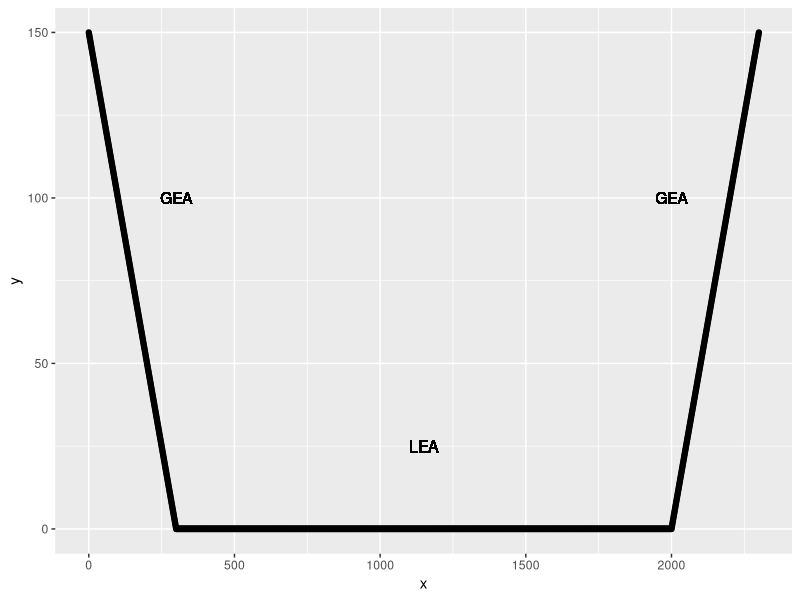

Generate this figure with R: (Note: this script raises an error after producing the figure.)
## ---- chunk 1
knitr::opts_chunk$set(
  collapse = TRUE,
  comment = "#>"
)
## ---- chunk 2
library(ggplot2)
sim_groove <- function(beta = c(-0.5,0.5), a = 300)
{
  x <- seq(from = 0, to = 2300, by = 1)
  med <- median(x)
  y <- 1*(x <= a)*(beta[1]*(x - med) - beta[1]*(a - med)) + 
    1*(x >= 2300 - a)*(beta[2]*(x - med) - beta[2]*(2300 - a - med))
  return(data.frame("x" = x, "y" = y))
}

d <- sim_groove()
ggplot(data = d) +
  geom_point(aes(x = x, y = y)) +
  geom_text(mapping = aes(x = 300, y = 100, label = "GEA")) + 
  geom_text(mapping = aes(x = 2000, y = 100, label = "GEA")) +
  geom_text(mapping = aes(x = 2300/2, y = 25, label = "LEA"))

## ---- chunk 3

# set the minimum y-value to zero
check_min <- min(raw_data$value[!is.na(raw_data$value)])
raw_data <- dplyr::mutate(raw_data, value_std = value - check_min)

# remove global structure
rlo_fit <- robust_loess_fit(cc = raw_data, iter = 20)
raw_data$rlo_pred <- predict(rlo_fit, newdata = raw_data)
raw_data$rlo_resid <- raw_data$value_std - raw_data$rlo_pred

# define new data frame without the global structure
data <- data.frame("x" = raw_data$x, "y" = raw_data$rlo_resid)

# plot the new data
ggplot(data = data) +
  geom_point(aes(x = x, y = y)) +
  theme_bw()
## ---- chunk 4
# make range of x data equal to the range of non NA points and scale the y-values
d <- data.frame("x" = data$x, "y" = scale(data$y))
max_x_notNA <- max(d$x[!is.na(d$y)])
min_x_notNA <- min(d$x[!is.na(d$y)])
d <- d[d$x >= min_x_notNA & d$x <= max_x_notNA,]
## ---- chunk 5
# subset data
temp_d <- d[seq(from = 1, to = nrow(d),by = 20),]

# remove missing data
temp_d <- temp_d[complete.cases(temp_d),]

# estimate the MLE's 
mles <- mlgp(y = temp_d$y, x = temp_d$x)

# name MLE's impute_par
impute_par <- exp(mles$par)
impute_par
## ---- chunk 6
full_data <- myimpute(y = d$y, x = d$x, sigma = impute_par[1], l = impute_par[2])
head(full_data)

ggplot(data = full_data) +
  geom_point(aes(x = x, y = y)) +
  theme_bw()
## ---- chunk 7
# log pdf of a normal distribution with the type of covariance matrix described in the model
lognormal_ou_pdf <- function(x, mu, sigma, l)
  {
    n <- length(x)
    rho <- exp(-1/l)

    return(-n/2 * log(2 * pi) - n * log(sigma) - ((n - 1)/2) * log(1 - rho^2)
           - 1/2 * 1/(sigma^2 * (1 - rho^2)) * ((x[1] - mu[1])^2 + (x[n] - mu[n])^2 + (1 + rho^2) * sum((x[2:(n-1)] - mu[2:(n-1)])^2)
                                                - 2 * rho * sum((x[1:(n-1)] - mu[1:(n-1)]) * (x[2:n] - mu[2:n]))))
}

# define starting values 
start.vals <- list("sigma" = c(1), "l" = c(10))

# proposal variance for the MH step
prop_var <- diag(c(1/2,1/2))

# run the RWMH sampler for the zero changepoint model
m0cp <- cp0_gibbs(data = full_data, iter = 5000, start.vals = start.vals, prop_var = prop_var, warmup = 500, verbose = FALSE)

# print maximum value of the (conditional) log posterior up to the normalizing constant
max(m0cp$lpost)
## ---- chunk 8

# define starting values for the changepoints
cp_start_left <- min(full_data$x) + 30
cp_start_right <- max(full_data$x) - 30
   
# define list of starting values for both the left and right changepoint models 
start.vals <- list("left" = list("sigma" = c(1,1), 
                                 "l" = c(10,10), 
                                 "cp" = c(cp_start_left), 
                                 "beta" = c(-1), 
                                 "intercept" = c(0)),
                    "right" = list("sigma" = c(1,1), 
                                   "l" = c(10,10), 
                                   "cp" = c(cp_start_right), 
                                   "beta" = c(1), 
                                   "intercept" = c(0)))

# list of starting values for each of the two MH steps (not sampling the changepoint) for both the left and right changepoint models 
prop_var <- list("left" = list(diag(c(1/2,1/2,1/2,1/2)), 
                               diag(c(1/2,1/2))),
                 "right" = list(diag(c(1/2,1/2)), 
                                diag(c(1/2,1/2,1/2, 1/2))))

# define the proposal variance for the RWMH step sampling the changepoint
cp_prop_var <- 10^2

# run Gibbs MCMC for the left GEA model 
m1cp_left <- cp1_gibbs_left(data = full_data, iter = 5000, warmup = 500, 
                            start.vals = start.vals$left, 
                            prop_var = prop_var$left, 
                            cp_prop_var = cp_prop_var, 
                            verbose = FALSE, tol_edge = 20)

# run Gibbs MCMC for the right GEA model
m1cp_right <- cp1_gibbs_right(data = full_data, iter = 5000, warmup = 500, 
                              start.vals = start.vals$right, 
                              prop_var = prop_var$right, 
                              cp_prop_var = cp_prop_var, 
                              verbose = FALSE, tol_edge = 20)

# Find MAP estimates under both models of the changepoint location 
map_cp1_left <- as.numeric(m1cp_left$parameters$cp)[which.max(m1cp_left$lpost)]
map_cp1_right <- as.numeric(m1cp_right$parameters$cp)[which.max(m1cp_right$lpost)]

# print maximum value of (conditional) log posterior up to a normalizing constant
max(m1cp_left$lpost)
max(m1cp_right$lpost)

# Plot the data and the changepoint MAPs
ggplot(data = full_data) +
  geom_point(aes(x = x, y = y)) + 
  geom_vline(aes(xintercept = map_cp1_left)) +
  geom_vline(aes(xintercept = map_cp1_right)) +
  theme_bw()

## ---- chunk 9

# run both Gibbs MCMC algorithms for each of the single changepoint model
m1cp <- cp1_gibbs_v2(data = full_data, iter = 5000, 
                     start.vals.left = start.vals$left, 
                     start.vals.right = start.vals$right,
                     prop_var_left = prop_var$left, 
                     prop_var_right = prop_var$right, 
                     cp_prop_var = cp_prop_var, 
                     tol_edge = 20, 
                     warmup = 500, verbose = FALSE)

# Find MAP estimates under both models of the changepoint location 
map_cp1_left2 <- as.numeric(m1cp$left_parameters$cp)[which.max(m1cp$lpost$left)]
map_cp1_right2 <- as.numeric(m1cp$right_parameters$cp)[which.max(m1cp$lpost$right)]

map_cp1_left2
map_cp1_right2

## ---- chunk 10
# define starting values
start.vals <- list("sigma" = c(1,1,1), 
                   "l" = c(10,10,10), 
                   "cp" = c(cp_start_left, cp_start_right), 
                   "beta" = c(-2,2), 
                   "intercept" = c(0,0))

# define proposal variances (not for changepoints)
prop_var <- list(diag(c(1/2,1/2,1/2,1/2)), 
                 diag(c(1/2,1/2)), 
                 diag(c(1/2,1/2,1/2,1/2)))

# define proposal variance for changepoints
cp_prop_var <- diag(c(10^2, 10^2))

# run Gibbs MCMC
m2cp <- cp2_gibbs_v2(data = full_data, 
                     iter = 5000, 
                     start.vals = start.vals, 
                     prop_var = prop_var, 
                     cp_prop_var = cp_prop_var, 
                     tol_edge = 20, 
                     tol_cp = 1000, 
                     warmup = 500, 
                     verbose = FALSE)


# Find MAP estimates of changepoint locations
map_cp2 <- m2cp$parameters$cp[which.max(m2cp$lpost),]

# print maximum value of (conditional) log posterior up to a normalizing constant
max(m2cp$lpost)

# Plot the data and the changepoint MAPs
ggplot(data = full_data) +
  geom_point(aes(x = x, y = y)) + 
  geom_vline(aes(xintercept = map_cp2[1])) +
  geom_vline(aes(xintercept = map_cp2[2])) +
  theme_bw()

## ---- chunk 11

# cp_gibbs <- variable_cp_gibbs_v2(data = full_data,
#                                  start.vals = start.vals,
#                                  prop_var = prop_var, 
#                                  cp_prop_var = cp_prop_var, 
#                                  verbose = FALSE, 
#                                  tol_edge = tol_edge, 
#                                  tol_cp = tol_cp, iter = iter, 
#                                  warmup = warmup, 
#                                  prior_numcp = prior_numcp)
